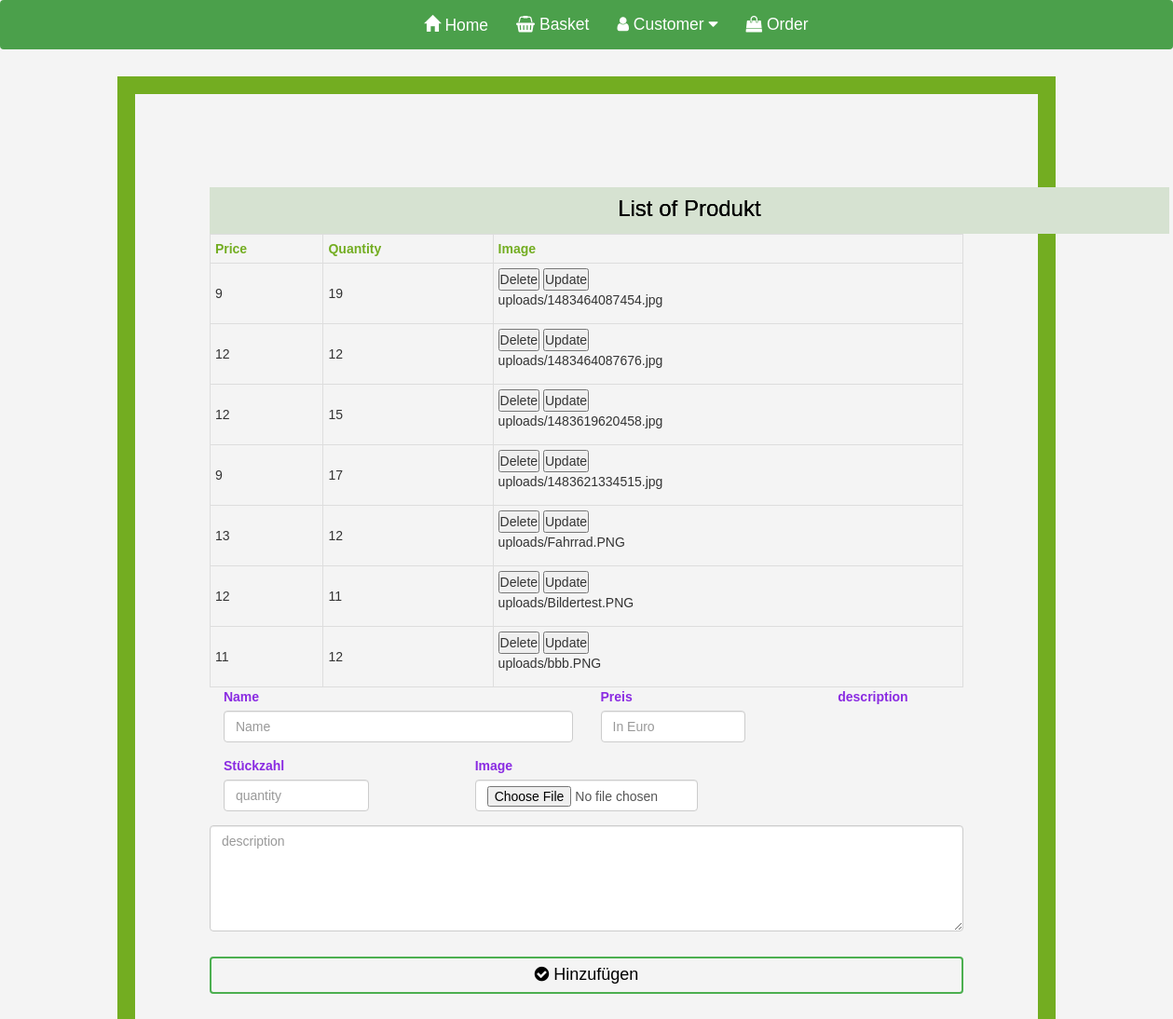
Page /dashbordSeller.php on the earlier database version.
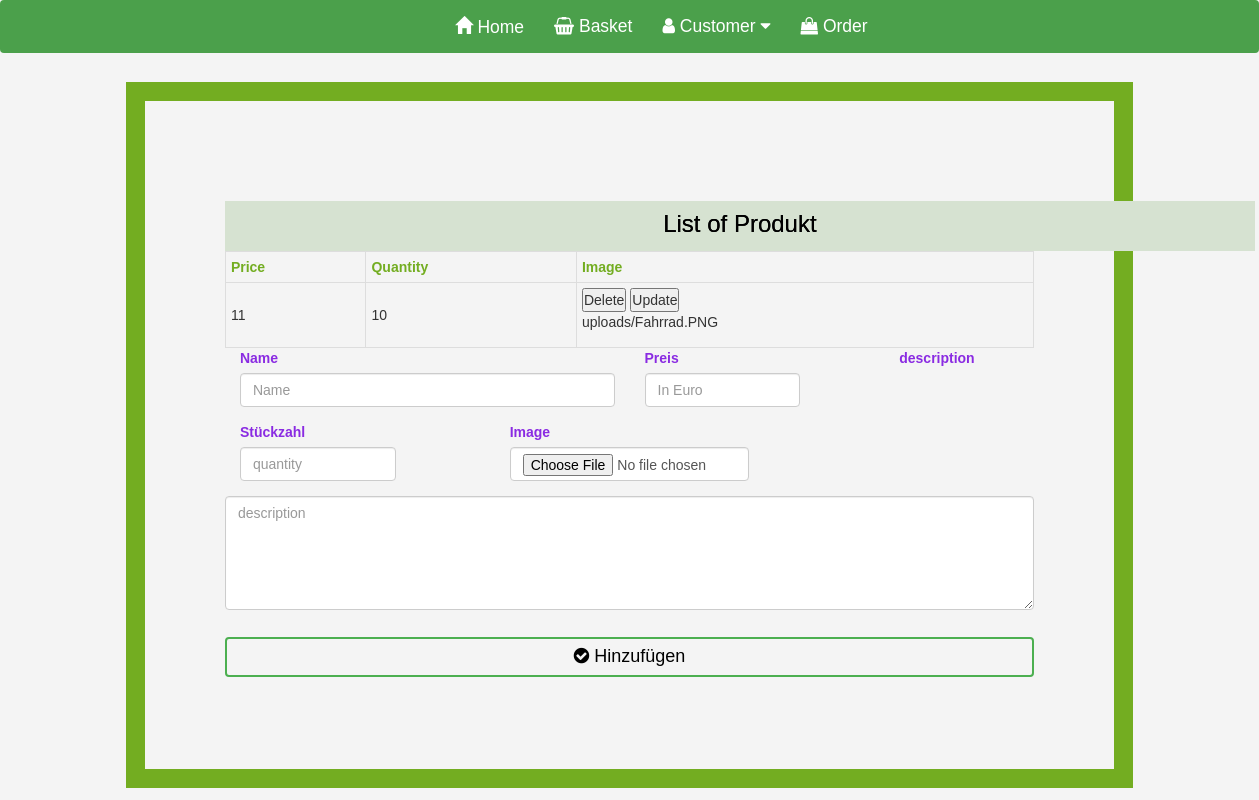
Same page on the later database version.
### tables this page shows
CREATE TABLE Product  (
    
    id INT  AUTO_INCREMENT,
    username VARCHAR(20),
    price VARCHAR(20),
    qty VARCHAR(50),
    Myimage VARCHAR(50),
    Idescription VARCHAR(50),
    CONSTRAINT id PRIMARY KEY (id)
    
   );

### Modell/DAOuser.php (called while the page is built, shortened)
<?php
 class DAOuser implements IDAOuser {
    private function getPDO(){
            $stmt = new PDO('sqlite:bd_shops.sqlite3');
            $stmt->setAttribute(
                PDO::ATTR_ERRMODE,
                PDO::ERRMODE_EXCEPTION
            );
        return    $stmt;
  }
 public function getAllProduct($table) {
        $statement = "SELECT * FROM $table" ;
        $stmt = $this->getPDO()->query($statement);
        $datas = $stmt->fetchAll(PDO::FETCH_ASSOC);
        return   $datas;
    }
}

### dashbordSeller.php (the view, shortened to what this page needs)
<?php
$errors[] = null ;
 ?>
<?php    require('elements/header.php')  ;
require_once('Modell/DAOuser.php');
require_once('CreateTableUser.php');         ?>
<div class="rand">
<div id ="div1">
          <h3> List of Produkt  </h3>
</div>
 <?php
 $table = "product";
$getUser = new DAOuser();
$result = $getUser -> getAllProduct($table);
 ?>
<?php  if(!empty($result)){ ?>
<table id ="user">
  <thead>
   <tr>
     <th > Price </th>
     <th colspan="5"> Quantity </th>
     <th > Image </th>
   </tr>
   </thead>
   <tbody>
<?php
foreach ($result as $account){  ?>
    <tr>
      <td > <?= $account['price'] ?> </td>
       <td colspan="5"> <?= $account['qty'] ?> </td>
       <td> <button id="block"> Delete </button>
            <button id="frei"> Update </button>
            <p> <?= $account['Myimage'] ?></p>
       </td>
    </tr>
<?php
} ?>
</tbody>
</table>
<?php }   ?>
        <div class="card border-danger">
            <div class="card-body">
                <form action="" method="POST" enctype="multipart/form-data" >
                        <div class="form-group col-md-6">
                            <label for="username" class="col-form-label">Name </label>
                            <input type="text" class="form-control" id="name" name="username" placeholder="Name" required>
                        </div>
                    </div>
                    <div class="form-row">
                        <div class="form-group col-md-4">
                            <label for="price" class="col-form-label">Preis </label>
                            <input  value=" <?= isset($_POST['price'])? htmlentities($_POST['price']): '' ?>" style="width:65%" type="number" id="price" name="price"  class="form-control <?= isset($errors['price'])? 'is-invalid' : ''    ?>" placeholder="In Euro" >
                        </div>
                        <div class="form-group col-md-4">
                            <label for="qty" class="col-form-label">Stückzahl </label>
                            <input  value=" <?= isset($_POST['qty'])? htmlentities($_POST['qty']): '' ?>" style="width:65%" type="number" id="qty" name="qty"  class="form-control <?= isset($errors['qty'])? 'is-invalid' : ''    ?>" placeholder="quantity" >
                           <?php if(isset($errors['qty'])): ?>
                           <div class="invalidText">  <?= $errors['qty'] ?> </div>
                           <?php endif  ?>                        </div>
                        <div class="form-group col-md-4">
                            <label for="Myimage" class="col-form-label">Image </label>
                            <input type="file" class="form-control" name="Myimage" id="image"  placeholder="Image URL">
                        </div>
                    </div>
                    <div class="form-group">
                    <label for="Idescription" class="col-form-label">description  </label>
                        <textarea name="Idescription" id="" rows="5" class="form-control" placeholder="description"></textarea>
                    </div>
                    <button type="submit" name="signup" class="btn btn-success"><i class="fa fa-check-circle"></i> Hinzufügen</button>
            </div>
        </div>

### elements/header.php (shortened to what this page needs)
<!DOCTYPE html>
<html>
<head>
    <link rel="stylesheet" href="https://maxcdn.bootstrapcdn.com/bootstrap/3.4.0/css/bootstrap.min.css">
    <link href="https://stackpath.bootstrapcdn.com/font-awesome/4.7.0/css/font-awesome.min.css" rel="stylesheet">
    <link rel="stylesheet" type="text/css" href="style.css">
</head>
<body>
    <div class="col-md-12 col-lg-12 hidden-sm hidden-xs navbar" style="background-color: #4ba04b">
        <div class="col-md-6 col-lg-5 hidden-sm hidden-xs">
            <ul class="nav navbar-nav" style="font-size: 125%;margin-left: 0%">
                <li class="changeColor">
                    <a href="index.php" style="color: white;"> <span class="glyphicon glyphicon-home"></span> Home </a>
                </li>
                <li class="changeColor">
                    <a href="basket.php" style="color: white;"> <i class="fa fa-shopping-basket"></i> Basket </a>
                </li>
                <li class="changeColor" id="customer">
                    <a href="#" style="color: white;transition: 1s" class="dropdown-toggle" data-toggle="dropdown" role="button">
                        <i class="fa fa-user"></i> Customer <i class="fa fa-caret-down"></i>
                    </a>
                </li>
                <li class="changeColor">
                    <a href="order.php" style="color: white;"> <i class="fa fa-shopping-bag"></i> Order </a>
                </li>
            </ul>
        </div>
    </div>
</body>
</html>

### style.css (style rules this page uses)
* { padding: 0; margin: 0; box-sizing: border-box; }
body { background-color: #f4f4f4; background-size: cover; background-position: center; font-family: sans-serif; }
.btn { width: 100%; background: none; border: 2px solid #4caf50; color: black; padding: 5px; font-size: 18px; cursor: pointer; margin: 12px 0; }
.rand { margin: auto; width: 80%; border: 19px solid #73AD21; padding: 80px; margin-top: 2px; }
#div1 { width: 1030px; height: 50px; background-color: rgb(214, 226, 209); }
h3 { text-shadow: 0 0 black; text-align: center; color: #000000; padding: 10px; }
#user th { padding-top: 12px; padding-bottom: 12px; text-align: left; color: #73AD21; }
#user { font-family: "Trebuchet MS", Arial, Helvetica, sans-serif; border-collapse: collapse; width: 100%; }
#user td, #user th { border: 1px solid #ddd; padding: 5px; }
label { color: blueviolet; }

Differences in the rows shown:
no longer on one of the page's lists (row edited): product: price "12", qty "12", Myimage "uploads/1483464087676.jpg", qty "15", Myimage "uploads/1483619620458.jpg", price "9", qty "17", Myimage "uploads/1483621334515.jpg", price "13", Myimage "uploads/Fahrrad.PNG", qty "11", Myimage "uploads/Bildertest.PNG", price "11", Myimage "uploads/bbb.PNG"
changed product "uploads/Fahrrad.PNG": price "9" → "11"; qty "19" → "10"; Myimage "uploads/1483464087454.jpg" → "uploads/Fahrrad.PNG"
